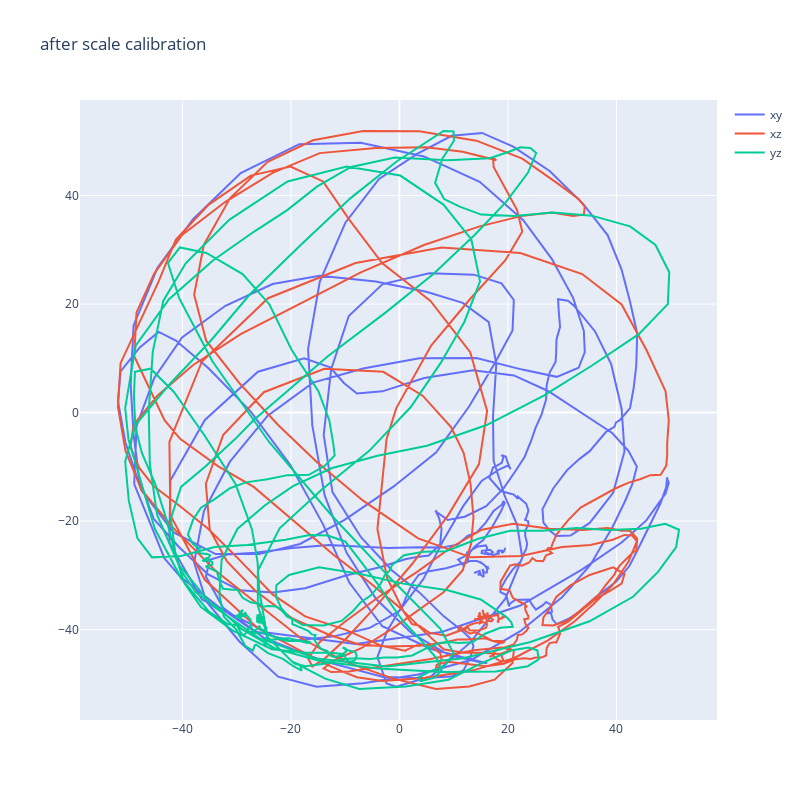

Notebook source saved alongside this figure:
### Code cell
mag_df[['x_uncalib', 'y_uncalib', 'z_uncalib']] = mag_df[['x_uncalib', 'y_uncalib', 'z_uncalib']] / scale_df.max()
plot_magnet(mag_df, "after scale calibration")

### Figure 1 — Plotly figure (JSON) as saved in the notebook; plotly's stock layout.template omitted (floating-point values rounded to 4 significant figures; data arrays with more than 128 entries replaced by an {"elided": "..."} marker saying what was removed)
{"data": [{"name": "xy", "type": "scatter", "x": {"elided": "387 float values"}, "y": {"elided": "387 float values"}}, {"name": "xz", "type": "scatter", "x": {"elided": "387 float values"}, "y": {"elided": "387 float values"}}, {"name": "yz", "type": "scatter", "x": {"elided": "387 float values"}, "y": {"elided": "387 float values"}}], "layout": {"height": 800, "title": {"text": "after scale calibration"}, "width": 800, "yaxis": {"scaleanchor": "x", "scaleratio": 1}}}
